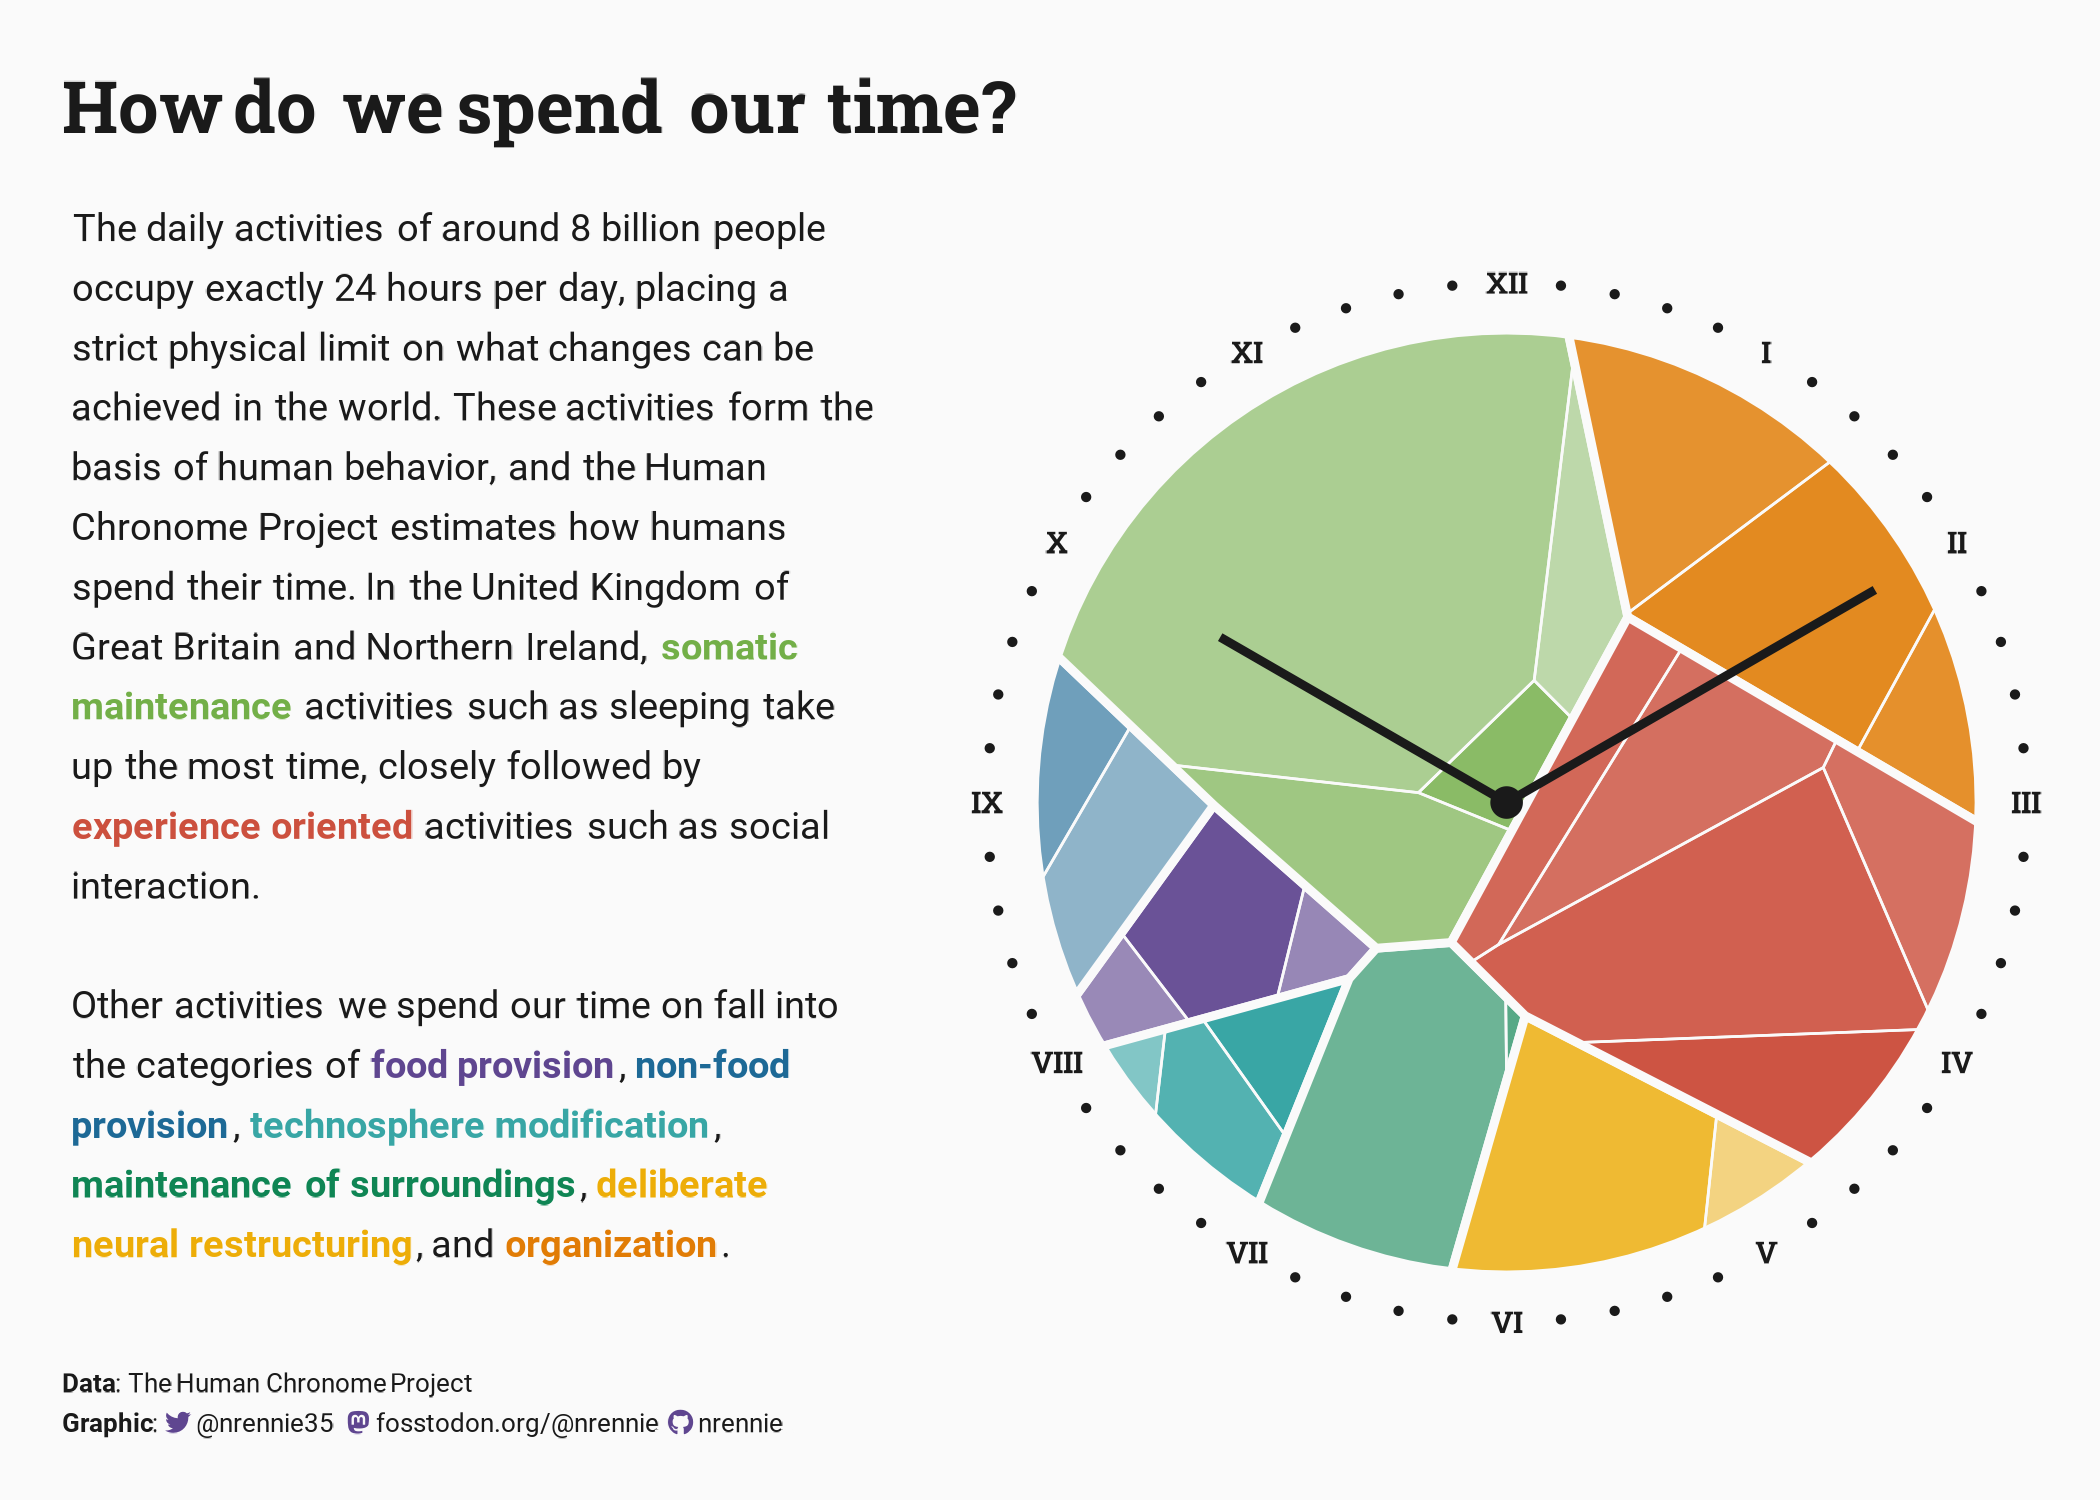

This figure's R source:

# Load packages -----------------------------------------------------------

library(tidyverse)
library(showtext)
library(camcorder)
library(ggtext)
library(nrBrand)
library(glue)
library(rcartocolor)
library(VoronoiPlus) #devtools::install_github("AllanCameron/VoronoiPlus")


# Load data ---------------------------------------------------------------

tuesdata <- tidytuesdayR::tt_load("2023-09-12")
all_countries <- tuesdata$all_countries
country_regions <- tuesdata$country_regions
global_human_day <- tuesdata$global_human_day
global_economic_activity <- tuesdata$global_economic_activity


# Load fonts --------------------------------------------------------------

font_add_google("Roboto", "roboto")
font_add_google("Roboto Slab", "robotoslab")
showtext_auto()


# Data wrangling ----------------------------------------------------------

uk_data <- all_countries |> 
  select(Category, Subcategory, hoursPerDayCombined, country_iso3) |> 
  left_join(country_regions, by = "country_iso3") |> 
  filter(country_name == "United Kingdom of Great Britain and Northern Ireland") |> 
  select(Category, Subcategory, hoursPerDayCombined)

# get plot data
uk_vor <- voronoi_treemap(hoursPerDayCombined ~ Category + Subcategory,
                          data = uk_data)
set.seed(1234)
groups <- filter(uk_vor, level == 1)
subgroups <- filter(uk_vor, level == 2) |> 
  group_by(group) |> 
  mutate(alpha = runif(1, 0, 0.6)) |> 
  ungroup()

# clock data
r <- 1.1
theta <- seq(0, (2 * pi), length.out = 13)[1:12]
clock_data <- tibble(
  x = r * cos(theta),
  y = r * sin(theta),
  angle = 90 + 360 * (theta / (2 * pi)),
  label = c("III", "II", "I", "XII", "XI", "X", "IX", "VIII", "VII", "VI", "V", "IV")
)
theta2 <- seq(0, (2 * pi), length.out = 61)[1:60]
clock_data2 <- tibble(
  x = r * cos(theta2),
  y = r * sin(theta2))
clock_data3 <- tibble(
  x = c(0.9, 0.7) * cos(theta[c(2, 6)]),
  y = c(0.9, 0.7) * sin(theta[c(2, 6)]),
  grp = c(1, 2)
)


# Start recording ---------------------------------------------------------

gg_record(
  dir = file.path("2023", "2023-09-12", "recording"),
  device = "png",
  width = 7,
  height = 5,
  units = "in",
  dpi = 300
)


# Define colours ----------------------------------------------------------

cols_vec = rcartocolor::carto_pal(length(unique(uk_data$Category))+1, "Prism")[1:length(unique(uk_data$Category))]
names(cols_vec) = unique(uk_data$Category)

bg_col <- "#fafafa"
text_col <- "grey10"
highlight_col <- cols_vec[1]


# Define text -------------------------------------------------------------

social <- nrBrand::social_caption(
  bg_colour = bg_col,
  icon_colour = highlight_col,
  font_colour = text_col,
  font_family = "roboto"
)
title <- "How do we spend our time?"
st <- glue::glue("The daily activities of around 8 billion people occupy exactly 24 hours 
per day, placing a strict physical limit on what changes can be achieved in the 
world. These activities form the basis of human behavior, and the Human Chronome 
Project estimates how humans spend their time. In the United Kingdom of Great 
Britain and Northern Ireland, 
<span style='color:{cols_vec['Somatic maintenance']}'>**somatic maintenance**</span> activities such as sleeping 
take up the most time, closely followed by 
<span style='color:{cols_vec['Experience oriented']}'>**experience oriented**</span> activities such 
as social interaction.<br><br>
Other activities we spend our time on fall into the categories of 
<span style='color:{cols_vec['Food provision']}'>**food provision**</span>, 
<span style='color:{cols_vec['Nonfood provision']}'>**non-food provision**</span>, 
<span style='color:{cols_vec['Technosphere modification']}'>**technosphere modification**</span>, 
<span style='color:{cols_vec['Maintenance of surroundings']}'>**maintenance of surroundings**</span>, 
<span style='color:{cols_vec['Deliberate neural restructuring']}'>**deliberate neural restructuring**</span>, and
<span style='color:{cols_vec['Organization']}'>**organization**</span>.")
cap <- paste0(
  "**Data**: The Human Chronome Project<br>**Graphic**: ", social
)


# Plot --------------------------------------------------------------------

ggplot() +
  # voronoi diagram
  geom_polygon(data = groups,
               mapping = aes(x = x, y = y, group = group, fill = group),
               colour = bg_col,
               linewidth = 1) +
  geom_polygon(data = subgroups,
               mapping = aes(x = x, y = y, group = group, alpha = alpha),
               fill = bg_col,
               colour = bg_col,
               linewidth = 0.3) +
  # clock 
  geom_point(data = data.frame(),
             mapping = aes(x = 0, y = 0),
             size = 3,
             colour = text_col) +
  geom_segment(data = clock_data3,
             mapping = aes(x = 0, y = 0, xend = x, yend = y, group = grp),
             linewidth = 1,
             colour = text_col) +
  geom_point(data = clock_data2,
             mapping = aes(x = x, y = y),
             size = 0.5,
             colour = text_col) +
  geom_label(data = clock_data,
            mapping = aes(x = x, y = y, label = label),
            family = "robotoslab",
            size = 8,
            label.size = 0,
            fill = bg_col,
            colour = text_col,
            fontface = "bold") +
  scale_alpha_identity() +
  scale_fill_manual(values = cols_vec) +
  labs(title = title,
       tag = st,
       caption = cap) +
  coord_equal() +
  theme_void(base_size = 24, base_family = "roboto") +
  theme(
    legend.position = "none",
    plot.title.position = "plot",
    plot.caption.position = "plot",
    plot.background = element_rect(fill = bg_col, colour = bg_col),
    panel.background = element_rect(fill = bg_col, colour = bg_col),
    plot.margin = margin(10, -110, 10, 110),
    plot.title = element_textbox_simple(
      colour = text_col,
      face = "bold",
      family = "robotoslab",
      lineheight = 0.5,
      size = 54,
      margin = margin(b = 20, t =10, l = -210)
    ),
    plot.tag = element_textbox_simple(
      colour = text_col,
      halign = 0,
      hjust = 0,
      maxwidth = 0.50,
      lineheight = 0.5,
      family = "roboto",
      margin = margin(b = 5, l = -125)
    ),
    plot.tag.position = c(-0.3, 0.5),
    plot.caption = element_textbox_simple(
      colour = text_col,
      lineheight = 0.5,
      family = "roboto",
      margin = margin(b = 5, l = -210)
    )
  )


# Save gif ----------------------------------------------------------------

gg_playback(
  name = file.path("2023", "2023-09-12", paste0("20230912", ".gif")),
  first_image_duration = 4,
  last_image_duration = 20,
  frame_duration = .25,
  background = bg_col
)
